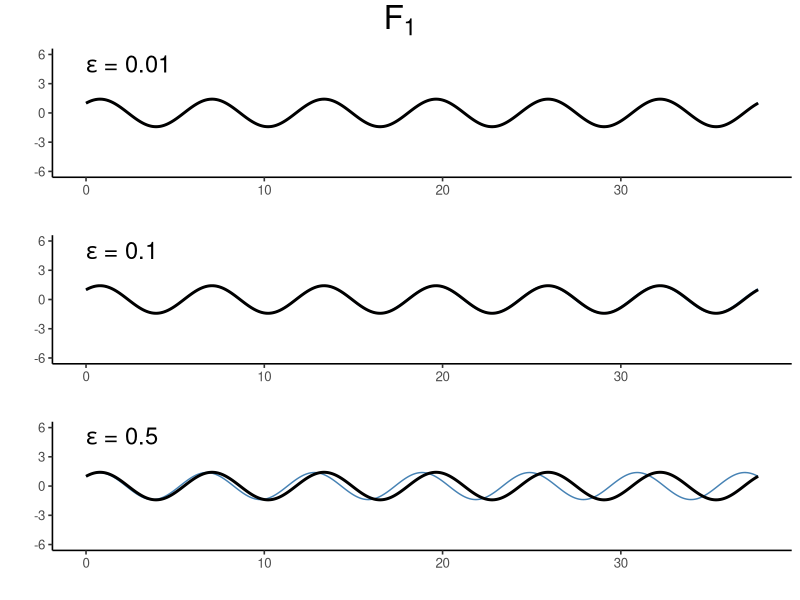
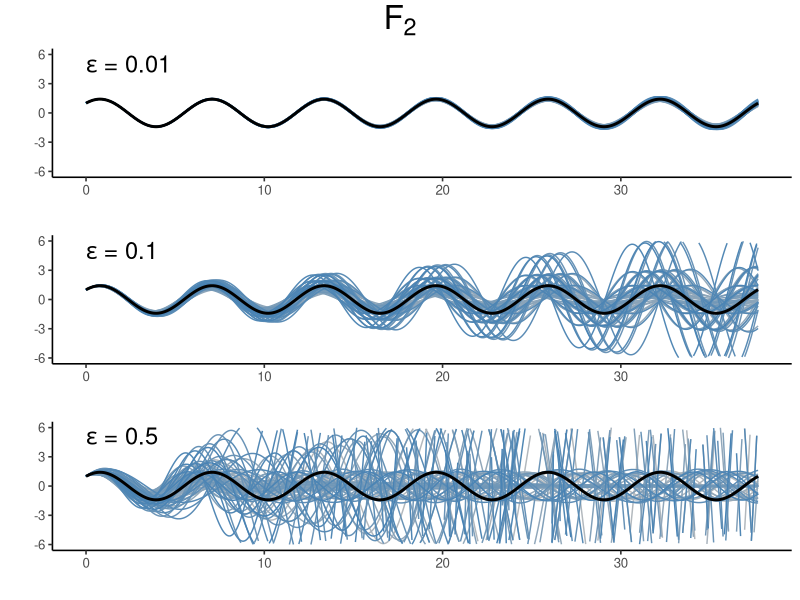
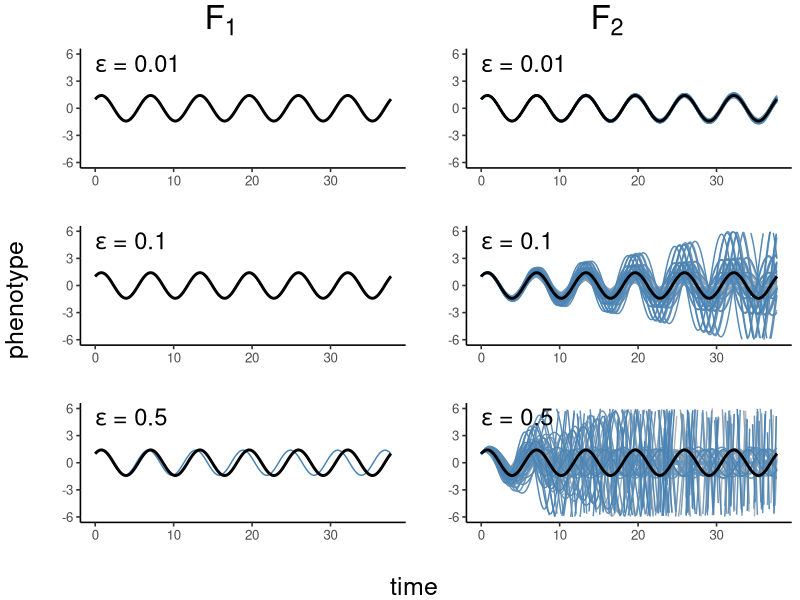

The R script that drew these images, in order:
library(expm)
library(grid)
library(gridExtra)
library(ggplot2)
library(ggpubr)
library(reshape2)
library(cowplot)

pdf(file="blue_hybrids.pdf", width=6, height=4, pointsize=10)

A0 <- matrix(c(0,-1,1,0), nrow=2)
B <- matrix(c(1,1), ncol=1)
C <- matrix(c(1,0), nrow=1)

A_fn <- function (tau) { 
    matrix(c(tau/(tau+1), -(2*tau*(tau+1)+1)/(tau+1), 
             1/(tau+1), -tau/(tau+1)), nrow=2) 
}

tt <- seq(0,6*2*pi, length.out=500)

h <- function (t,tau=0,A=A_fn(tau)) { sapply(t, function (tt) C %*% expm(tt*A) %*% B) }


F1 <- function (tau1,tau2) { (A_fn(tau1)+A_fn(tau2))/2 }

get_F2s <- function(tau1, tau2) 
{
    vc <- function(tau1, tau2, x, y) 
    {
        out <- c(A_fn(tau1)[x,y], A_fn(tau2)[x,y])
        return(out)
    }
    mlist <- list()
    count <- 1
    for (i in 1:2) 
    {
        for (j in 1:2) 
        {
            for (k in 1:2) 
            {
                for (l in 1:2)
                {
                    mlist[[count]] <- matrix(c(vc(tau1, tau2, 1, 1)[i], vc(tau1, tau2, 2, 1)[j], vc(tau1, tau2, 1, 2)[k], vc(tau1, tau2, 2, 2)[l]),2,2)
                    count <- count + 1
                }
            }
        }
    }
    f2list <- list()
    count2 <- 1
    for(i in 1:length(mlist)) 
    {
        for (j in 1:length(mlist))
        {
            f2list[[count2]] <- (mlist[[i]] + mlist[[j]])/2
            count2 <- count2 + 1
        }
    }
    return(unique(f2list))
}


hhf0 <- sapply( list(A_fn(0), A_fn(0)), function (A) { sapply(tt, h, A=A) } )

hhf1_1 <- sapply( list(A_fn(0), A_fn(0.01), F1(0, 0.01)), function (A) { sapply(tt, h, A=A) } )
hhf1_2 <- sapply( list(A_fn(0), A_fn(0.1), F1(0, 0.1)), function (A) { sapply(tt, h, A=A) } )
hhf1_3 <- sapply( list(A_fn(0), A_fn(0.5), F1(0, 0.5)), function (A) { sapply(tt, h, A=A) } )

hhf2_1 <- sapply( get_F2s(0, 0.01), function (A) { sapply(tt, h, A=A) } )
hhf2_2 <- sapply( get_F2s(0, 0.1), function (A) { sapply(tt, h, A=A) } )
hhf2_3 <- sapply( get_F2s(0, 0.5), function (A) { sapply(tt, h, A=A) } )



cf <- colorRampPalette(colors = c("grey", "steelblue"))
#cf <- colorRampPalette(colors = palette())
hx <- data.frame("value"=hhf0[,1], "time"=tt, "variable"="parent")

#F1s 

k <- data.frame(hhf1_1)
k$time <- tt
pl11 <- (melt(k, id.vars = "time")) %>% ggplot(aes(x=time, y=value, group=variable, col=variable)) + 
    geom_line() + theme_classic(12) + theme(legend.position = "none") + 
    scale_color_manual(values = cf(3)) + ylim(c(-6,6)) + xlab("") + ylab("") +
    geom_line(data=hx, aes(x=time, y=value), color="black", size=1) + 
    annotate(geom = "text", label=expression(paste(epsilon, " = 0.01")), x=0, y=6, hjust=0, vjust=1, size=6)

k <- data.frame(hhf1_2)
k$time <- tt
pl12 <- (melt(k, id.vars = "time")) %>% ggplot(aes(x=time, y=value, group=variable, col=variable)) + 
    geom_line() + theme_classic(12) + theme(legend.position = "none") + 
    scale_color_manual(values = cf(3)) + ylim(c(-6,6)) + xlab("") + ylab("") + 
    geom_line(data=hx, aes(x=time, y=value), color="black", size=1) + 
    annotate(geom = "text", label=expression(paste(epsilon, " = 0.1")), x=0, y=6, hjust=0, vjust=1, size=6)

k <- data.frame(hhf1_3)
k$time <- tt
pl13 <- (melt(k, id.vars = "time")) %>% ggplot(aes(x=time, y=value, group=variable, col=variable)) + 
    geom_line() + theme_classic(12) + theme(legend.position = "none") + 
    scale_color_manual(values = cf(3)) + ylim(c(-6,6)) + xlab("") + ylab("") +
    geom_line(data=hx, aes(x=time, y=value), color="black", size=1) + 
    annotate(geom = "text", label=expression(paste(epsilon, " = 0.5")), x=0, y=6, hjust=0, vjust=1, size=6)

#F2s 
k <- data.frame(hhf2_1)
k$time <- tt
pl21 <- (melt(k, id.vars = "time")) %>% ggplot(aes(x=time, y=value, group=variable, col=variable)) + 
    geom_line() + theme_classic(12) + theme(legend.position = "none") + 
    scale_color_manual(values = cf(81)) + ylim(c(-6,6)) + xlab("") + ylab("") +
    geom_line(data=hx, aes(x=time, y=value), color="black", size=1) + 
    annotate(geom = "text", label=expression(paste(epsilon, " = 0.01")), x=0, y=6, hjust=0, vjust=1, size=6)

k <- data.frame(hhf2_2)
k$time <- tt
pl22 <- (melt(k, id.vars = "time")) %>% ggplot(aes(x=time, y=value, group=variable, col=variable)) + 
    geom_line() + theme_classic(12) + theme(legend.position = "none") + 
    scale_color_manual(values = cf(81)) + ylim(c(-6,6)) + xlab("") + ylab("") +
    geom_line(data=hx, aes(x=time, y=value), color="black", size=1) + 
    annotate(geom = "text", label=expression(paste(epsilon, " = 0.1")), x=0, y=6, hjust=0, vjust=1, size=6)

k <- data.frame(hhf2_3)
k$time <- tt
pl23 <- (melt(k, id.vars = "time")) %>% ggplot(aes(x=time, y=value, group=variable, col=variable)) + 
    geom_line() + theme_classic(12) + theme(legend.position = "none") + 
    scale_color_manual(values = cf(81)) + ylim(c(-6,6)) + xlab("") + ylab("") +
    geom_line(data=hx, aes(x=time, y=value), color="black", size=1) + 
    annotate(geom = "text", label=expression(paste(epsilon, " = 0.5")), x=0, y=6, hjust=0, vjust=1, size=6)

tr.grob <- textGrob(bquote(F[2]), 
                    gp=gpar(fontface="bold", col="black", fontsize=24))
tl.grob <- textGrob(bquote(F[1]), 
                    gp=gpar(fontface="bold", col="black", fontsize=24))
x.grob <- textGrob("time", 
                   gp=gpar(col="black", fontsize=18))
y.grob <- textGrob("phenotype", 
                   gp=gpar(col="black", fontsize=18), rot = 90)

k1 <- plot_grid(pl11, pl12, pl13, ncol=1)
k2 <- plot_grid(pl21, pl22, pl23, ncol=1)

k11 <- grid.arrange(k1, top=tl.grob)
k22 <- grid.arrange(k2, top=tr.grob)

k0 <- plot_grid(k11, k22, nrow = 1)
k00 <- grid.arrange(k0, bottom=x.grob, left=y.grob)

dev.off()
